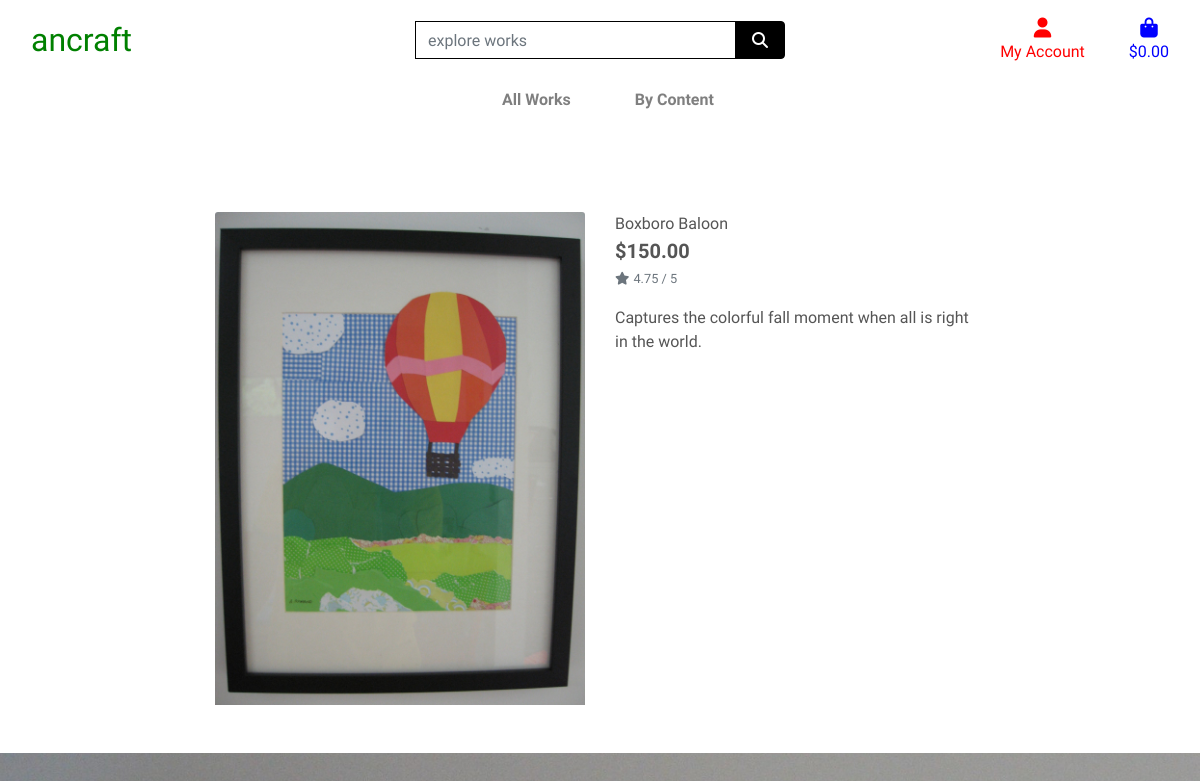
Before: /works/1 with the older database file.
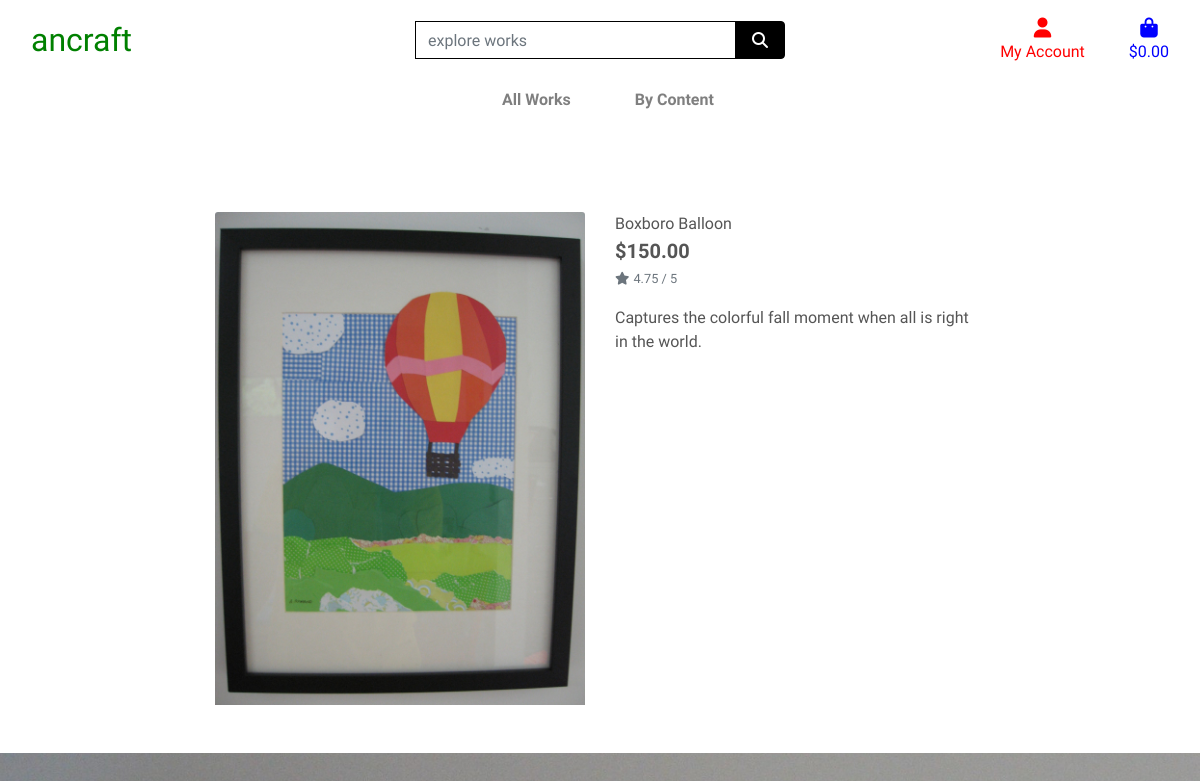
After: the same page with the newer database file.
### works/models.py (models this page shows, shortened)
class Work(models.Model):
    class Meta:
        verbose_name_plural = 'Works'
    content = models.ForeignKey('Content', null=True, blank=True,
                                 on_delete=models.SET_NULL)
    name = models.CharField(max_length=254)
    description = models.TextField()
    price = models.DecimalField(max_digits=6, decimal_places=2)
    rating = models.DecimalField(max_digits=6, decimal_places=2, null=True,
                                 blank=True)
    image = models.ImageField(null=True, blank=True)

### works/views.py (the view)
# urls.py: path('<work_id>', views.work_item, name='work_item'),
def work_item(request, work_id):
    work = get_object_or_404(Work, pk=work_id)
    context = {
        'work': work,
    }
    return render(request, 'works/work_item.html', context)

### works/templates/works/work_item.html (shortened to what this page needs)
{% extends "base.html" %}
{% load static %}
{% block page_header %}
    <div class="container header-container">
    </div>
{% endblock %}
{% block content %}
    <div class="overlay"></div>
    <div class="container-fluid">
        <div class="row">
            <div class="col-12 col-md-6 col-lg-4 offset-lg-2">
                <div class="image-container my-5">
                    {% if work.image %}
                        <a href="{{ work.image.url }}" target="_blank">
                            <img class="card-img-top img-fluid" src="{{ work.image.url }}" alt="{{ work.name }}">
                        </a>
                        {% else %}
                        <a href="">
                            <img class="card-img-top img-fluid" src="{{ MEDIA_URL }}noimage.png" alt="{{ work.name }}">
                        </a>
                    {% endif %}
                </div>
            </div>
            <div class="col-12 col-md-6 col-lg-4">
                <div class="work-item-container mb-5 mt-md-5">
                    <p class="mb-0">{{ work.name }}</p>
                    <p class="lead mb-0 text-left font-weight-bold">${{ work.price }}</p>
                    {% if work.rating %}
                        <small class="text-muted"><i class="fas fa-star mr-1"></i>{{ work.rating }} / 5</small>
                    {% else %}
                        <small class="text-muted">No Rating</small>
                    {% endif %}
                    <p class="mt-3">{{ work.description }}</p>
                </div>
            </div>
        </div>
    </div>
{% endblock %}

Changed rows visible on the page:
changed Work "Captures the colorful fall moment when all is right in the world.": name "Boxboro Baloon" → "Boxboro Balloon"
